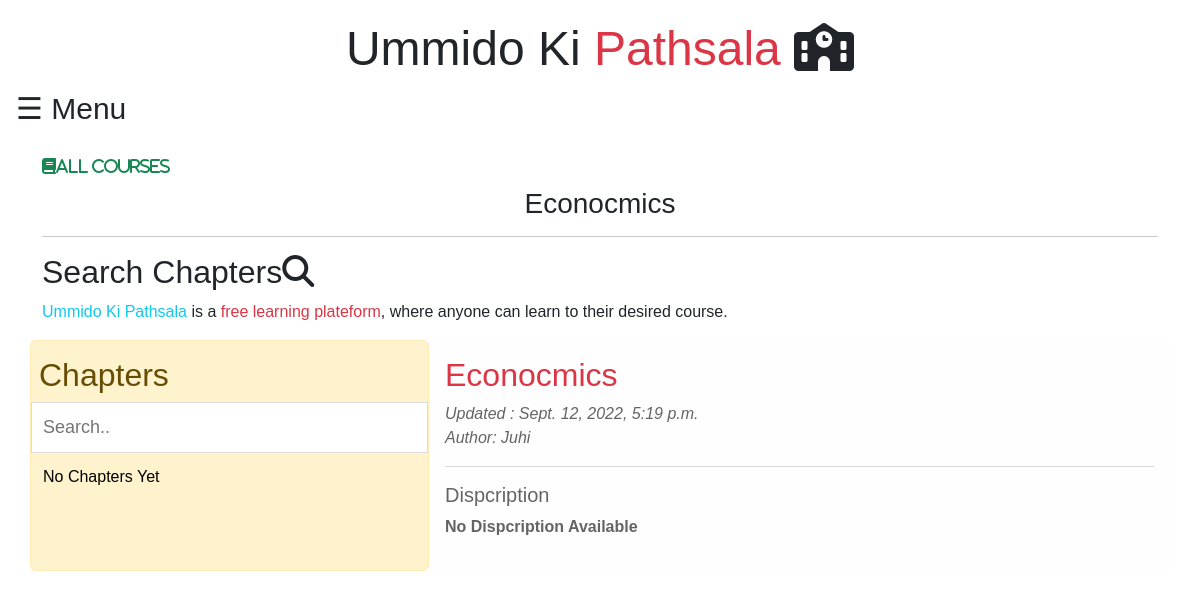
/open/course/econocmics/, run on an earlier commit of the app's database.
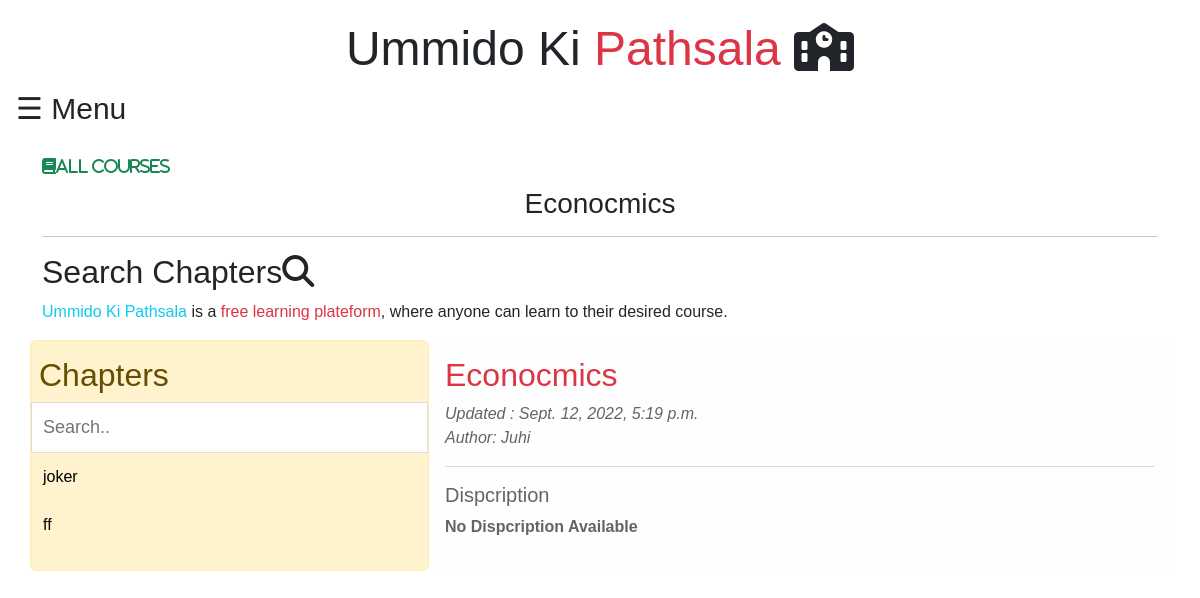
And on a later commit of the database.
### cms/models.py (models this page shows)
class chapter(models.Model):
    course = models.ForeignKey(course,on_delete=models.CASCADE,related_name='course')
    user = models.ForeignKey(teacher, on_delete=models.CASCADE,related_name='user')
    title = models.CharField(max_length=250)
    slug = AutoSlugField(populate_from='title',unique=True)
    disp = models.TextField()
    chimg = models.ImageField(upload_to='chaptersimg/',default=False)
    chfiles = models.FileField(upload_to='chfiles/',default=False)
    chnumber = models.IntegerField()
    dateof  = models.DateTimeField(auto_now_add=True)

### user/views.py (the view)
# urls.py: path('open/course/<slug:id>/',views.openCourse.as_view(),name='useropencourse'),
class openCourse(View):
    def get(self, request,id):
        isCourse = course.objects.filter(slug=id)
        if isCourse.exists():
            chapters = chapter.objects.filter(course = course.objects.get(slug=id))
            coursename = course.objects.get(slug=id)
            return render(request,'openchapter.html',{'chapters': chapters,'ch':True,'course':coursename})
        else:
            return HttpResponse('No Course Exist')

### templates/openchapter.html (shortened to what this page needs)
{% extends 'core/base.html' %}
{% load static %}
{% block content %}
{% include 'core/navbar.html' %}
<div class="container mt-2">
    <a href="{% url 'homepage' %}" class="text-success"><i class="fas fa-book">All Courses</i></a>
</div>
<div class="container mt-2">
    <h3 class="text-center">{{course.cname | capfirst }}</h3>
    <hr>
    <h2>Search Chapters<i class="fas fa-search"></i> </h2>
    <p><span class="text-info">Ummido Ki Pathsala</span> is a <span class="text-danger">free learning plateform</span>, where anyone can learn to their desired course.</p>
    <div class="row">
      <div class="left alert alert-warning" >
        <h2>Chapters</h2>
        <input type="text" id="mySearch" onkeyup="myFunction()" placeholder="Search.." title="Type in a category">
        <ul id="myMenu">
            {% if chapters %}
            {% for i in chapters %}
            <li><a href="{% url 'useropenchapter' id=i.slug cid=i.course.slug  %}">{{i.title}}</a></li>
            {% endfor %}
            {% else %}
            <li><a href="#">No Chapters Yet</a></li>
            {% endif %}
        </ul>
      </div>
      <div class="right alert alert-light" >
        {% if ch %}
        <h2 class='text-danger'>{{course.cname | capfirst }}</h2>
        <em>Updated : {{course.dateof}} <br> Author: {{course.user.name | capfirst}} </em>
        <hr>
        <h5>Dispcription</h5>
        {% if course.disp %}
        <p class="alert alert-dark text-dark" ><b >{{course.disp | capfirst}}</b></p>
        {% else %}
        <p><b>No Dispcription Available</b></p>
        {% endif %}
        {% endif %}
      </div>
    </div>
    </div>
{% endblock content %}

What changed in the data, as far as the page shows it:
added chapter: title "joker"
added chapter: title "ff"
Also different on the page:
text no longer shown: "No Chapters Yet"
